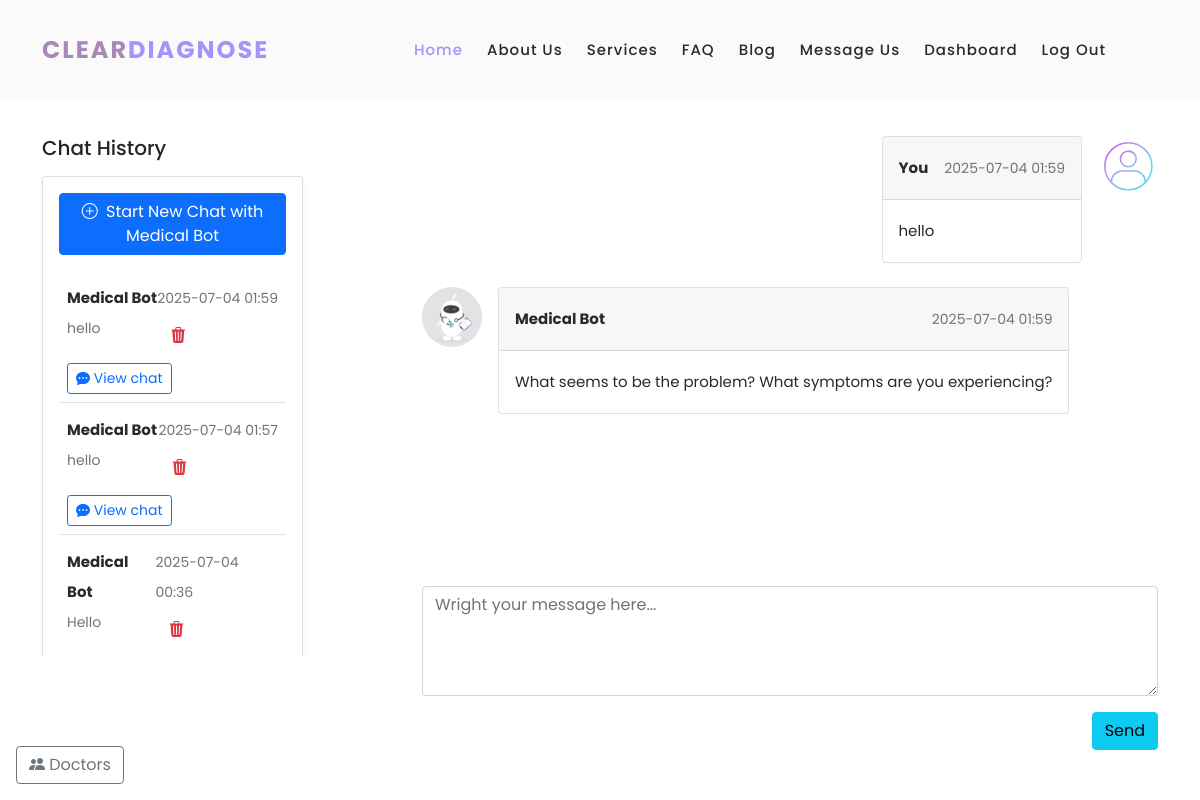
Screenshot of /chat/10 (signed in) with the database file from the repository.
### models.py (models this page shows, shortened)
class Conversation(db.Model):
    id = db.Column(db.Integer, primary_key=True)
    user_id = db.Column(db.Integer, db.ForeignKey('users.id'), nullable=False)
    role = db.Column(db.String(50), default='User')  # 'User' or 'Doctor'
    subject = db.Column(db.String(255), nullable=False)
    messages = db.relationship('Message', backref='conversation',cascade="all, delete-orphan", lazy=True, order_by="Message.timestamp")
    doctor_id = db.Column(db.Integer, db.ForeignKey('doctors.id'), nullable=True)
    timestamp = db.Column(db.DateTime, default=datetime.utcnow)
    status = db.Column(db.String(50), default='active')  # 'active', 'closed', 'pending'
    user = db.relationship('User', backref='conversations')

class Message(db.Model):
    id = db.Column(db.Integer, primary_key=True)
    conversation_id = db.Column(db.Integer, db.ForeignKey('conversation.id'), nullable=False)
    sender_id = db.Column(db.Integer, db.ForeignKey('users.id'), nullable=False)
    role = db.Column(db.String(50), default='User')  # 'User' or 'Doctor' or 'Assistant'
    content = db.Column(db.Text, nullable=False)
    timestamp = db.Column(db.DateTime, default=datetime.utcnow)
    sender = db.relationship('User')

### app.py (the view, shortened to what this page needs)
@app.route('/chat/<int:conversation_id>', defaults={'doctor_id': None}, methods=['GET', 'POST'])
@app.route('/chat/<int:conversation_id>/doctor/<int:doctor_id>', methods=['GET', 'POST'])
@login_required
def chat(conversation_id, doctor_id):
    doctors = db.session.query(User).join(Doctor).filter(User.role == 'doctor').all()
    conversations = Conversation.query.filter_by(user_id=current_user.id).order_by(Conversation.timestamp.desc()).all()
    doctor_conversations = Conversation.query.filter_by(doctor_id=current_user.id).order_by(Conversation.timestamp.desc()).all()
    if current_user.role == 'doctor':
        conversations = doctor_conversations
    if conversation_id == 0:
        return render_template('chat.html', conversations=conversations, doctors=doctors,doctor_id=doctor_id, new_chat=True)
    user_id = request.args.get('user_id', type=int)
    if user_id :
        convo = Conversation.query.filter_by(id=conversation_id, user_id=user_id, doctor_id=current_user.id).first_or_404()
    else:
        convo = Conversation.query.filter_by(id=conversation_id, user_id=current_user.id).first_or_404()
    return render_template('chat.html', conversations=conversations, conversation=convo, doctors=doctors, new_chat=False)

### app.py (called while the page is built)
@login_manager.user_loader
def load_user(user_id):
    return UserLogin.query.get(int(user_id))

@app.before_request
def create_tables():
    db.create_all()

@app.before_request
def update_last_seen():
    if current_user.is_authenticated:
        current_user.last_login = datetime.utcnow()
        db.session.commit()

@app.template_filter('doctor_name')
def doctor_name_filter(doctor_id):
    doctor = Doctor.query.filter_by(user_id=doctor_id).first()
    return doctor.name if doctor else "Unknown"

### templates/chat.html (shortened to what this page needs)
{%extends "base.html" %}
{% block content %}
<section>
  <div class="container py-3">
    <div class="row">
      <div class="col-md-5 col-lg-4 col-xl-3 mb-4 mb-md-0 overflow-auto" style='height: 65vh;' id="chat-history">
        <h5 class="font-weight-bold mb-3 text-center text-lg-start">Chat History</h5>
        <div class="card shadow-sm">
          <div class="card-body">
            <a href="{{url_for('chat', conversation_id=0)}}" class="btn btn-primary mb-3">
              <i class="bi bi-plus-circle me-1"></i> Start New Chat with Medical Bot
            </a>
          {% if conversations %}
            <ul class="list-unstyled mb-0">
            {% for conversation in conversations %}
              <li class="p-2 border-bottom">
                <a href="#!" class="d-flex justify-content-between">
                  <div class="d-flex flex-row">
                    <div class="pt-1">
                      <p class="fw-bold mb-0">
                        {% if conversation.doctor_id %}
                          {% if current_user.role == 'doctor' %}
                            {{ conversation.user.username }}
                          {% else %}
                            Dr. {{ conversation.doctor_id | doctor_name }}
                          {% endif %}
                        {% else %}
                          Medical Bot
                        {% endif %}
                      </p>
                      <p class="small text-muted">{{ conversation.subject[:120] }}{% if conversation.subject|length > 120 %}...{% endif %}</p>
                    </div>
                  </div>
                  <div class="pt-1">
                    <p class="small text-muted mb-1">{{ conversation.timestamp.strftime('%Y-%m-%d %H:%M') }}</p>
                    <form method="POST"
                          action="{{ url_for('delete_conversation', conversation_id=conversation.id) }}"
                          class="delete-form">
                      <button type="button" class="btn btn-link text-danger trigger-delete">
                        <i class="bi bi-trash3-fill"></i>
                      </button>
                    </form>
                  </div>
                </a>
                      <p>
                        {% if current_user.role == 'doctor' %}
                        <a href="{{ url_for('chat', conversation_id=conversation.id,doctor_id=conversation.doctor_id, user_id=conversation.user_id) }}" class="btn btn-sm btn-outline-primary mt-2">
                        {% else %}
                        <a href="{{ url_for('chat', conversation_id=conversation.id, doctor_id=conversation.doctor_id) }}" class="btn btn-sm btn-outline-primary mt-2">
                        {% endif %}
                          <i class="bi bi-chat-dots-fill"></i>
                        View chat
                        </a>
                      </p>
              </li>
              {% endfor %}
            </ul>
          {% else %}
            <p class="text-muted">No conversation history yet.</p>
          {% endif %}
          </div>
        </div>
      </div>
      <div class="col-md-1 col-lg-1 col-xl-1 overflow-auto"  style='height: 65vh;' id=""></div>
      <div class="col-md-6 col-lg-7 col-xl-8 ' id="chat-box">
        <div  id="chat-messages" style="height: 55vh; overflow-y: auto;">
        <ul class="list-unstyled">
          {% if conversation %}
            {%if conversation.messages %}
              {% for msg in conversation.messages %}
                {% if msg.sender_id == current_user.id %}
                  <li class="d-flex flex-row-reverse mb-4">
                    <img src="{{ url_for('static', filename='images/avatar.svg') }}" alt="avatar"
                        class="rounded-circle d-flex align-self-start ms-3 shadow-1-strong" style="width:60px">
                    <div class="card">
                      <div class="card-header d-flex justify-content-between p-3">
                        <p class="fw-bold mb-0">You</p>
                        <p class="text-muted small mb-0 ms-3"> {{ msg.timestamp.strftime('%Y-%m-%d %H:%M') }}</p>
                      </div>
                      <div class="card-body">
                        <p class="mb-0">
                          {{ msg.content }}
                        </p>
                      </div>
                    </div>
                  </li>
                {% else %}
                  <li class="d-flex mb-4">
                    <img src="{{ url_for('static', filename='images/mbotavatar.webp') }}" alt="avatar"
                      class="rounded-circle d-flex align-self-start me-3 shadow-1-strong" style="max-width:60px">
                    <div class="card">
                      <div class="card-header d-flex justify-content-between p-3">
                        <p class="fw-bold mb-0">
                              Medical Bot
                        </p>
                        <p class="text-muted small mb-0 ms-3"> {{ msg.timestamp.strftime('%Y-%m-%d %H:%M') }}</p>
                      </div>
                      <div class="card-body">
                        <p class="mb-0">
                          {{ msg.content }}
                        </p>
                      </div>
                  </div>
                  </li>
                {% endif %}
              {% endfor %}
          {% endif %}
        </ul>
        </div>
        <div style="margin-top: 10px;">
          <ul class="list-unstyled">
              <form id="chat-form" method="POST">
                <li class="bg-white mb-3">
                  <div data-mdb-input-init class="form-outline">
                    <textarea required autofocus class="form-control bg-body-tertiary" placeholder="Wright your message here..." name="message" id="textAreaExample2" rows="4"></textarea>
                  </div>
                </li>
                <button  type="submit" data-mdb-button-init data-mdb-ripple-init class="btn btn-info btn-rounded float-end">Send</button>
            </form>
            {% endif %}
          </ul>
        </div>
      </div>
    </div>
  </div>
</section>
<button id="toggleSidebar" class="btn btn-outline-secondary position-fixed bottom-0 start-0 m-3 z-index-1030">
  <i class="bi bi-people-fill"></i> Doctors
</button>
{% endblock %}

### templates/base.html (shortened to what this page needs)
<!DOCTYPE html>
<html lang="en">
<head>
    <link rel="stylesheet" href="{{ url_for('static', filename='vendor/bootstrap/css/bootstrap.min.css') }}">
    <link rel="stylesheet" href="{{ url_for('static', filename='vendor/bootstrap/css/bootstrap-icons.css') }}">
    <link href="https://cdn.jsdelivr.net/npm/bootstrap-icons@1.10.5/font/bootstrap-icons.css" rel="stylesheet">
    <link rel="stylesheet" href="{{ url_for('static', filename='css/fontawesome.css') }}">
    <link rel="stylesheet" href="{{ url_for('static', filename='css/templatemo-space-dynamic.css') }}">
    <link rel="stylesheet" href="{{ url_for('static', filename='css/animated.css') }}">
    <link rel="stylesheet" href="{{ url_for('static', filename='css/owl.css') }}">
    <link rel="stylesheet" href="{{ url_for('static', filename='css/base.css') }}">
</head>
<body>
  {% include "navbar.html" %}
  <div class="content" >
    {% block content %}{% endblock %}
  </div>
</body>
</html>

### templates/navbar.html (shortened to what this page needs)
  <header class="header-area header-sticky wow slideInDown" data-wow-duration="0.75s" data-wow-delay="0s">
    <div class="container">
      <div class="row">
        <div class="col-12">
          <nav class="main-nav">
            <a href="{{ url_for('home') }}" class="logo">
              <h4>Clear<span>Diagnose</span></h4>
            </a>
            <ul class="nav">
              <li class="scroll-to-section"><a href="{{ url_for('home') }}" class="active">Home</a></li>
              <li class="scroll-to-section"><a href="#about">About Us</a></li>
              <li class="scroll-to-section"><a href="#services">Services</a></li>
              <li class="scroll-to-section"><a href="#FAQ">FAQ</a></li>
              <li class="scroll-to-section"><a href="#blog">Blog</a></li>
              <li class="scroll-to-section"><a href="#contact">Message Us</a></li>
               {% if current_user.is_authenticated %}
              <li class="scroll-to-section"><a href="{{url_for('chat', conversation_id=0)}}">Dashboard</a></li>
                {% endif %}
              <li class="scroll-to-section">
                  {% if current_user.is_authenticated %}
                    <a  href="{{ url_for('logout') }}">log out</a>
                  {% else %}
                    <a href="{{ url_for('login') }}">log in</a>
                  {% endif %}
              </li>
              <li></li>
            </ul>
          </nav>
        </div>
      </div>
    </div>
  </header>

### static/css/templatemo-space-dynamic.css (style rules this page uses)
html, body, div, span, applet, object, iframe, h1, h2, h3, h4, h5, h6, p, blockquote, div pre, a, abbr, acronym, address, big, cite, code, del, dfn, em, font, img, ins, kbd, q, s, samp, small, strike, strong, sub, sup, tt, var, b, u, i, center, dl, dt, dd, ol, ul, li, figure, header, nav, section, article, aside, footer, figcaption { margin: 0; padding: 0; border: 0; outline: 0; }
ul, li { padding: 0; margin: 0; list-style: none; }
header, nav, section, article, aside, footer, hgroup { display: block; }
* { box-sizing: border-box; }
html, body { font-family: 'Poppins', sans-serif; font-weight: 400; background-color: #fff; -ms-text-size-adjust: 100%; -webkit-font-smoothing: antialiased; -moz-osx-font-smoothing: grayscale; }
a { text-decoration: none !important; }
h1, h2, h3, h4, h5, h6 { margin-top: 0px; margin-bottom: 0px; }
ul { margin-bottom: 0px; }
p { font-size: 15px; line-height: 30px; color: #2a2a2a; }
img { width: 100%; overflow: hidden; }
html, body { background: #fff; font-family: 'Poppins', sans-serif; }
.header-area { background-color: #fafafa; position: absolute; top: 0px; left: 0px; right: 0px; z-index: 100; height: 100px; -webkit-transition: all .5s ease 0s; -moz-transition: all .5s ease 0s; -o-transition: all .5s ease 0s; transition: all .5s ease 0s; }
.header-area .main-nav { min-height: 80px; background: transparent; }
.header-area .main-nav .logo { line-height: 100px; color: #fff; font-size: 24px; font-weight: 700; text-transform: uppercase; letter-spacing: 2px; float: left; -webkit-transition: all 0.3s ease 0s; -moz-transition: all 0.3s ease 0s; -o-transition: all 0.3s ease 0s; transition: all 0.3s ease 0s; }
.header-area .main-nav .logo h4 { font-size: 24px; font-weight: 700; text-transform: uppercase; color: #A888B5; line-height: 100px; float: left; -webkit-transition: all 0.3s ease 0s; -moz-transition: all 0.3s ease 0s; -o-transition: all 0.3s ease 0s; transition: all 0.3s ease 0s; }
.logo h4 span { color: #A294F9; }
.header-area .main-nav .nav { float: right; margin-top: 30px; margin-right: 0px; background-color: transparent; -webkit-transition: all 0.3s ease 0s; -moz-transition: all 0.3s ease 0s; -o-transition: all 0.3s ease 0s; transition: all 0.3s ease 0s; position: relative; z-index: 999; }
.header-area .main-nav .nav li { padding-left: 20px; padding-right: 20px; }
.header-area .main-nav .nav li:last-child { padding-right: 0px; padding-left: 40px; }
.header-area .main-nav .nav li a { display: block; font-weight: 500; font-size: 15px; color: #2a2a2a; text-transform: capitalize; -webkit-transition: all 0.3s ease 0s; -moz-transition: all 0.3s ease 0s; -o-transition: all 0.3s ease 0s; transition: all 0.3s ease 0s; height: 40px; line-height: 40px; border: transparent; letter-spacing: 1px; }
.header-area .main-nav .nav li a { color: #2a2a2a; }
.header-area .main-nav .nav li:hover a, .header-area .main-nav .nav li a.active { color: #A294F9!important; }
.header-area.header-sticky { min-height: 80px; }
.header-area .nav { margin-top: 30px; }
.header-area.header-sticky .nav li a.active { color: #A888B5; }
@media (max-width: 1200px) { .header-area .main-nav .nav li { padding-left: 12px; padding-right: 12px; } }
@media (max-width: 1200px) { .header-area .main-nav:before { display: none; } }
@media (min-width: 767px) { .header-area .main-nav .nav { display: flex !important; } }

### static/css/base.css (style rules this page uses)
.content { padding-top: 120px; }

### rows the page displays
Conversation: shows "Medical Bot", subject "hello", timestamp "2025-07-04 01:59"
Conversation: shows "Medical Bot", subject "hello", timestamp "2025-07-04 01:57"
Conversation: shows "Medical Bot", subject "Hello", timestamp "2025-07-04 00:36"
Message: timestamp "2025-07-04 01:59", content "hello"
Message: timestamp "2025-07-04 01:59", content "What seems to be the problem? What symptoms are you experiencing?"
